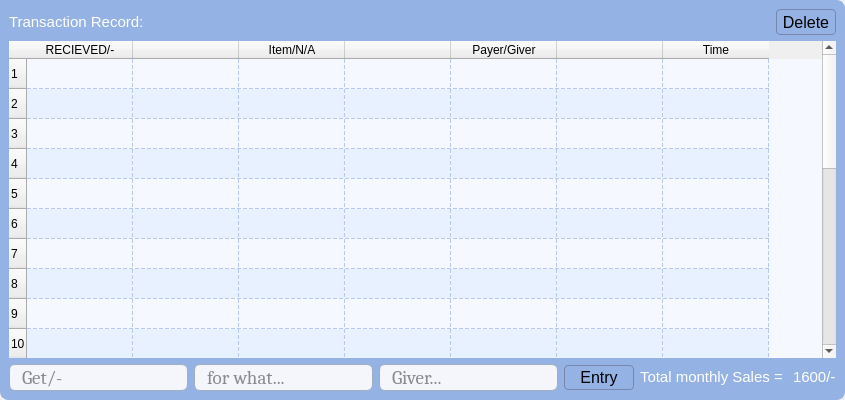
          <widget class="QWidget" name="tab_8">
           <attribute name="title">
            <string>Banking</string>
           </attribute>
           <layout class="QHBoxLayout" name="horizontalLayout_45">
            <property name="leftMargin">
             <number>0</number>
            </property>
            <property name="topMargin">
             <number>0</number>
            </property>
            <property name="rightMargin">
             <number>0</number>
            </property>
            <property name="bottomMargin">
             <number>0</number>
            </property>
            <item>
             <widget class="QWidget" name="widget_7" native="true">
              <property name="minimumSize">
               <size>
                <width>811</width>
                <height>400</height>
               </size>
              </property>
              <property name="styleSheet">
               <string notr="true">
#widget_7 {
    
	background-color: rgb(148, 178, 227);
    border: 1px solid #94b2e3;
       border-top-left-radius: 0px;   /* No radius on top-left */
    border-top-right-radius: 8px;  /* Rounded */
    border-bottom-left-radius: 8px; /* Rounded */
    border-bottom-right-radius: 8px; /* Rounded */
}

/* Add subtle shadow feel */
#widget_7:hover {
    background-color: #81a6e1;
       border-top-left-radius: 0px;   /* No radius on top-left */
    border-top-right-radius: 8px;  /* Rounded */
    border-bottom-left-radius: 8px; /* Rounded */
    border-bottom-right-radius: 8px; /* Rounded */
}

/* Optional focus / active effect */
#widget_7:focus {
    border: 2px solid #2b6ef3;
    background-color: #ffffff;
   border-top-left-radius: 0px;   /* No radius on top-left */
    border-top-right-radius: 8px;  /* Rounded */
    border-bottom-left-radius: 8px; /* Rounded */
    border-bottom-right-radius: 8px; /* Rounded */
}
</string>
              </property>
              <layout class="QHBoxLayout" name="horizontalLayout_11">
               <item>
                <layout class="QVBoxLayout" name="verticalLayout_3">
                 <item>
                  <layout class="QHBoxLayout" name="horizontalLayout_9">
                   <item>
                    <widget class="QLabel" name="label_extra_gains_2">
                     <property name="maximumSize">
                      <size>
                       <width>135</width>
                       <height>26</height>
                      </size>
                     </property>
                     <property name="font">
                      <font>
                       <family>Segoe UI</family>
                       <pointsize>11</pointsize>
                       <italic>false</italic>
                       <bold>false</bold>
                      </font>
                     </property>
                     <property name="styleSheet">
                      <string notr="true">color: rgb(255, 255, 255);
background-color: rgba(37, 56, 86,0);</string>
                     </property>
                     <property name="text">
                      <string>Transaction Record:-</string>
                     </property>
                    </widget>
                   </item>
                   <item>
                    <spacer name="horizontalSpacer_3">
                     <property name="orientation">
                      <enum>Qt::Orientation::Horizontal</enum>
                     </property>
                     <property name="sizeHint" stdset="0">
                      <size>
                       <width>40</width>
                       <height>20</height>
                      </size>
                     </property>
                    </spacer>
                   </item>
                   <item>
                    <widget class="QToolButton" name="toolButton_del_row_3">
                     <property name="minimumSize">
                      <size>
                       <width>60</width>
                       <height>26</height>
                      </size>
                     </property>
                     <property name="maximumSize">
                      <size>
                       <width>60</width>
                       <height>26</height>
                      </size>
                     </property>
                     <property name="font">
                      <font>
                       <pointsize>12</pointsize>
                      </font>
                     </property>
                     <property name="styleSheet">
                      <string notr="true">QToolButton {


    background: qlineargradient(x1:0, y1:0, x2:0, y2:1,
        stop:0 #ebebeb, stop:1 #ffffff);
    color: black;
    border: none;
        border: 1px solid #7986ac;
    border-radius: 4px;
   
    
}

QToolButton:hover {
     background: qlineargradient(x1:0, y1:0, x2:0, y2:1,
        stop:0 #ffffff, stop:1 #ffffff);
}

QToolButton:pressed {
 

    background: qlineargradient(x1:0, y1:0, x2:0, y2:1,
        stop:0 #f4f6fb, stop:1 #cbcbcb);
color: black;
  
}

QToolButton:disabled {
    background: #475569;
    color: #94a3b8;
}</string>
                     </property>
                     <property name="text">
                      <string>Delete</string>
                     </property>
                    </widget>
                   </item>
                  </layout>
                 </item>
                 <item>
                  <widget class="QTableWidget" name="tableWidget_3">
                   <property name="font">
                    <font>
                     <family>Segoe UI</family>
                     <pointsize>11</pointsize>
                     <italic>false</italic>
                     <bold>false</bold>
                    </font>
                   </property>
                   <property name="layoutDirection">
                    <enum>Qt::LayoutDirection::LeftToRight</enum>
                   </property>
                   <property name="styleSheet">
                    <string notr="true">/* ===== Table Widget Style (Light Blue Theme) ===== */
#tableWidget_3 {
    background-color: #f5f9ff; /* soft blue-white background */
    alternate-background-color: #e8f1ff;
    gridline-color: #b7c9f0;
  
    
    font: 11pt &quot;Segoe UI&quot;;
    color: #2f3e55;
    selection-background-color: #6ea6f8;
    selection-color: white;
    outline: none;
}

/* ===== Header Styling ===== */
#tableWidget_3 QHeaderView::section {
    background: qlineargradient(x1:0, y1:0, x2:0, y2:1,
        stop:0 #cbd9f6, stop:1 #a9c4f2);
    color: #1d2b4d;
    font-weight: 600;
    font-size: 11pt;
    border: 1px solid #9bb8ef;

    border-top-left-radius: 6px;
    border-top-right-radius: 6px;
}

/* ===== Hover effect on header ===== */
#tableWidget_3 QHeaderView::section:hover {
    background: qlineargradient(x1:0, y1:0, x2:0, y2:1,
        stop:0 #a6c5ff, stop:1 #8db4ff);
    color: #ffffff;
}

/* ===== Row Hover Highlight ===== */
#tableWidget_3::item:hover {
    background-color: #c8ddff;
    color: #12294d;
}

/* ===== Selected Cell ===== */
#tableWidget_3::item:selected {
    background-color: #7aa3e6;
    color: white;
}

/* ===== Vertical Scrollbar ===== */
#tableWidget_3 QScrollBar:vertical {
    border: none;
    background: #ebf2ff;
    width: 10px;
    margin: 2px 0 2px 0;
    border-radius: 4px;
}

#tableWidget_3 QScrollBar::handle:vertical {
    background: #5077ba;
    border-radius: 4px;
}

#tableWidget_3 QScrollBar::handle:vertical:hover {
    background: #496baa;
}

#tableWidget_3 QScrollBar::add-line:vertical,
#tableWidget_3 QScrollBar::sub-line:vertical {
    height: 0;
}

/* ===== Horizontal Scrollbar ===== */
#tableWidget_3 QScrollBar:horizontal {
    border: none;
    background: #ebf2ff;
    height: 10px;
    margin: 0 2px 0 2px;
    border-radius: 4px;
}

#tableWidget_3 QScrollBar::handle:horizontal {
    background: #90b4ff;
    border-radius: 4px;
}

#tableWidget_3 QScrollBar::handle:horizontal:hover {
    background: #6e9fff;
}

#tableWidget_3 QScrollBar::add-line:horizontal,
#tableWidget_3 QScrollBar::sub-line:horizontal {
    width: 0;
}


/* This styles the empty area (the viewport) */
#tableWidget_3 QTableCornerButton::section,
#tableWidget_3 QTableView QTableCornerButton::section,
#tableWidget_3 QWidget {
    background-color: #94b2e3; /* soft blue empty area */
}

/* The actual viewport region where no cells exist */
#tableWidget_3 QTableView {
    background-color: #94b2e3; /* fill the empty space blue */
}

</string>
                   </property>
                   <property name="frameShape">
                    <enum>QFrame::Shape::NoFrame</enum>
                   </property>
                   <property name="frameShadow">
                    <enum>QFrame::Shadow::Plain</enum>
                   </property>
                   <property name="lineWidth">
                    <number>1</number>
                   </property>
                   <property name="midLineWidth">
                    <number>0</number>
                   </property>
                   <property name="alternatingRowColors">
                    <bool>true</bool>
                   </property>
                   <property name="selectionMode">
                    <enum>QAbstractItemView::SelectionMode::ContiguousSelection</enum>
                   </property>
                   <property name="selectionBehavior">
                    <enum>QAbstractItemView::SelectionBehavior::SelectRows</enum>
                   </property>
                   <property name="showGrid">
                    <bool>true</bool>
                   </property>
                   <property name="gridStyle">
                    <enum>Qt::PenStyle::DashLine</enum>
                   </property>
                   <property name="sortingEnabled">
                    <bool>false</bool>
                   </property>
                   <property name="rowCount">
                    <number>23</number>
                   </property>
                   <property name="columnCount">
                    <number>7</number>
                   </property>
                   <attribute name="horizontalHeaderCascadingSectionResizes">
                    <bool>false</bool>
                   </attribute>
                   <attribute name="horizontalHeaderMinimumSectionSize">
                    <number>41</number>
                   </attribute>
                   <attribute name="horizontalHeaderDefaultSectionSize">
                    <number>106</number>
                   </attribute>
                   <attribute name="horizontalHeaderStretchLastSection">
                    <bool>false</bool>
                   </attribute>
                   <attribute name="verticalHeaderDefaultSectionSize">
                    <number>30</number>
                   </attribute>
                   <attribute name="verticalHeaderStretchLastSection">
                    <bool>false</bool>
                   </attribute>
                   <row/>
                   <row/>
                   <row/>
                   <row/>
                   <row/>
                   <row/>
                   <row/>
                   <row/>
                   <row/>
                   <row/>
                   <row/>
                   <row/>
                   <row/>
                   <row/>
                   <row/>
                   <row/>
                   <row/>
                   <row/>
                   <row/>
                   <row/>
                   <row/>
                   <row/>
                   <row/>
                   <column>
                    <property name="text">
                     <string>RECIEVED/-</string>
                    </property>
                    <property name="font">
                     <font>
                      <pointsize>9</pointsize>
                     </font>
                    </property>
                   </column>
                   <column>
                    <property name="text">
                     <string/>
                    </property>
                   </column>
                   <column>
                    <property name="text">
                     <string>Item/N/A</string>
                    </property>
                   </column>
                   <column>
                    <property name="text">
                     <string/>
                    </property>
                   </column>
                   <column>
                    <property name="text">
                     <string>Payer/Giver</string>
                    </property>
                   </column>
                   <column>
                    <property name="text">
                     <string/>
                    </property>
                   </column>
                   <column>
                    <property name="text">
                     <string>Time</string>
                    </property>
                   </column>
                  </widget>
                 </item>
                 <item>
                  <layout class="QHBoxLayout" name="horizontalLayout_10">
                   <item>
                    <widget class="QLineEdit" name="lineEdit_get_2">
                     <property name="sizePolicy">
                      <sizepolicy hsizetype="Fixed" vsizetype="Fixed">
                       <horstretch>0</horstretch>
                       <verstretch>0</verstretch>
                      </sizepolicy>
                     </property>
                     <property name="minimumSize">
                      <size>
                       <width>0</width>
                       <height>0</height>
                      </size>
                     </property>
                     <property name="maximumSize">
                      <size>
                       <width>1920</width>
                       <height>70</height>
                      </size>
                     </property>
                     <property name="font">
                      <font>
                       <family>Cambria</family>
                       <pointsize>14</pointsize>
                       <italic>false</italic>
                       <bold>false</bold>
                      </font>
                     </property>
                     <property name="contextMenuPolicy">
                      <enum>Qt::ContextMenuPolicy::NoContextMenu</enum>
                     </property>
                     <property name="styleSheet">
                      <string notr="true">#lineEdit_get_2 {
    background-color: #f4f6fb;
    color: #1e1e1e;
    border: 1px solid #a0aec0;
    border-radius: 6px;
    padding: 0px 10px;
    font: 14pt &quot;Cambria&quot;;
    selection-background-color: #3a7bd5; /* Highlight text selection in blue */

}

#lineEdit_get_2:hover {
    border: 1px solid #3a7bd5;  /* Professional blue on hover */
    background-color: #f0f4ff;  /* Slightly lighter background */
}

#lineEdit_get_2:focus {
    border: 1px solid #2bb673;  /* Elegant green focus */
    background-color: #ffffff;  /* Crisp white for focus */
    color: #000000;
}
</string>
                     </property>
                     <property name="text">
                      <string/>
                     </property>
                     <property name="maxLength">
                      <number>1000</number>
                     </property>
                     <property name="frame">
                      <bool>false</bool>
                     </property>
                     <property name="echoMode">
                      <enum>QLineEdit::EchoMode::Normal</enum>
                     </property>
                     <property name="cursorPosition">
                      <number>0</number>
                     </property>
                     <property name="dragEnabled">
                      <bool>true</bool>
                     </property>
                     <property name="placeholderText">
                      <string>Get/-</string>
                     </property>
                     <property name="cursorMoveStyle">
                      <enum>Qt::CursorMoveStyle::LogicalMoveStyle</enum>
                     </property>
                     <property name="clearButtonEnabled">
                      <bool>false</bool>
                     </property>
                    </widget>
                   </item>
                   <item>
                    <widget class="QLineEdit" name="lineEdit_for_what_2">
                     <property name="sizePolicy">
                      <sizepolicy hsizetype="Fixed" vsizetype="Fixed">
                       <horstretch>0</horstretch>
                       <verstretch>0</verstretch>
                      </sizepolicy>
                     </property>
                     <property name="minimumSize">
                      <size>
                       <width>0</width>
                       <height>0</height>
                      </size>
                     </property>
                     <property name="maximumSize">
                      <size>
                       <width>1920</width>
                       <height>70</height>
                      </size>
                     </property>
                     <property name="font">
                      <font>
                       <family>Cambria</family>
                       <pointsize>14</pointsize>
                       <italic>false</italic>
                       <bold>false</bold>
                      </font>
                     </property>
                     <property name="contextMenuPolicy">
                      <enum>Qt::ContextMenuPolicy::NoContextMenu</enum>
                     </property>
                     <property name="styleSheet">
                      <string notr="true">QLineEdit {
    background-color: #f4f6fb;
    color: #1e1e1e;
    border: 1px solid #a0aec0;
    border-radius: 6px;
    padding: 0px 10px;
    font: 14pt &quot;Cambria&quot;;
    selection-background-color: #3a7bd5; /* Highlight text selection in blue */
}

QLineEdit:hover {
    border: 1px solid #3a7bd5;  /* Professional blue on hover */
    background-color: #f0f4ff;  /* Slightly lighter background */
}

QLineEdit:focus {
    border: 1px solid #2bb673;  /* Elegant green focus */
    background-color: #ffffff;  /* Crisp white for focus */
    color: #000000;
}</string>
                     </property>
                     <property name="text">
                      <string/>
                     </property>
                     <property name="maxLength">
                      <number>1000</number>
                     </property>
                     <property name="frame">
                      <bool>false</bool>
                     </property>
                     <property name="echoMode">
                      <enum>QLineEdit::EchoMode::Normal</enum>
                     </property>
                     <property name="cursorPosition">
                      <number>0</number>
                     </property>
                     <property name="dragEnabled">
                      <bool>true</bool>
                     </property>
                     <property name="placeholderText">
                      <string>for what...</string>
                     </property>
                     <property name="cursorMoveStyle">
                      <enum>Qt::CursorMoveStyle::LogicalMoveStyle</enum>
                     </property>
                     <property name="clearButtonEnabled">
                      <bool>false</bool>
                     </property>
                    </widget>
                   </item>
                   <item>
                    <widget class="QLineEdit" name="lineEdit_giver_2">
                     <property name="sizePolicy">
                      <sizepolicy hsizetype="Fixed" vsizetype="Fixed">
                       <horstretch>0</horstretch>
                       <verstretch>0</verstretch>
                      </sizepolicy>
                     </property>
                     <property name="minimumSize">
                      <size>
                       <width>0</width>
                       <height>0</height>
                      </size>
                     </property>
                     <property name="maximumSize">
                      <size>
                       <width>1920</width>
                       <height>70</height>
                      </size>
                     </property>
                     <property name="font">
                      <font>
                       <family>Cambria</family>
                       <pointsize>14</pointsize>
                       <italic>false</italic>
                       <bold>false</bold>
                      </font>
                     </property>
                     <property name="contextMenuPolicy">
                      <enum>Qt::ContextMenuPolicy::NoContextMenu</enum>
                     </property>
                     <property name="styleSheet">
                      <string notr="true">QLineEdit {
    background-color: #f4f6fb;
    color: #1e1e1e;
    border: 1px solid #a0aec0;
    border-radius: 6px;
    padding: 0px 10px;
    font: 14pt &quot;Cambria&quot;;
    selection-background-color: #3a7bd5; /* Highlight text selection in blue */
}

QLineEdit:hover {
    border: 1px solid #3a7bd5;  /* Professional blue on hover */
    background-color: #f0f4ff;  /* Slightly lighter background */
}

QLineEdit:focus {
    border: 1px solid #2bb673;  /* Elegant green focus */
    background-color: #ffffff;  /* Crisp white for focus */
    color: #000000;
}</string>
                     </property>
                     <property name="text">
                      <string/>
                     </property>
                     <property name="maxLength">
                      <number>1000</number>
                     </property>
                     <property name="frame">
                      <bool>false</bool>
                     </property>
                     <property name="echoMode">
                      <enum>QLineEdit::EchoMode::Normal</enum>
                     </property>
                     <property name="cursorPosition">
                      <number>0</number>
                     </property>
                     <property name="dragEnabled">
                      <bool>true</bool>
                     </property>
                     <property name="placeholderText">
                      <string>Giver...</string>
                     </property>
                     <property name="cursorMoveStyle">
                      <enum>Qt::CursorMoveStyle::LogicalMoveStyle</enum>
                     </property>
                     <property name="clearButtonEnabled">
                      <bool>false</bool>
                     </property>
                    </widget>
                   </item>
                   <item>
                    <widget class="QToolButton" name="toolButton_save2_2">
                     <property name="minimumSize">
                      <size>
                       <width>70</width>
                       <height>25</height>
                      </size>
                     </property>
                     <property name="font">
                      <font>
                       <pointsize>12</pointsize>
                      </font>
                     </property>
                     <property name="styleSheet">
                      <string notr="true">QToolButton {


    background: qlineargradient(x1:0, y1:0, x2:0, y2:1,
        stop:0 #ebebeb, stop:1 #ffffff);
    color: black;
    border: none;
        border: 1px solid #7986ac;
    border-radius: 4px;
   
    
}

QToolButton:hover {
     background: qlineargradient(x1:0, y1:0, x2:0, y2:1,
        stop:0 #ffffff, stop:1 #ffffff);
}

QToolButton:pressed {
 

    background: qlineargradient(x1:0, y1:0, x2:0, y2:1,
        stop:0 #f4f6fb, stop:1 #cbcbcb);
color: black;
  
}

QToolButton:disabled {
    background: #475569;
    color: #94a3b8;
}</string>
                     </property>
                     <property name="text">
                      <string>Entry</string>
                     </property>
                    </widget>
                   </item>
                   <item>
                    <widget class="QLabel" name="label_monthly_gains_2">
                     <property name="maximumSize">
                      <size>
                       <width>150</width>
                       <height>26</height>
                      </size>
                     </property>
                     <property name="font">
                      <font>
                       <family>Segoe UI</family>
                       <pointsize>11</pointsize>
                       <italic>false</italic>
                       <bold>false</bold>
                      </font>
                     </property>
                     <property name="styleSheet">
                      <string notr="true">color: rgb(255, 255, 255);
background-color: rgba(37, 56, 86,0);</string>
                     </property>
                     <property name="text">
                      <string>Total monthly Sales = </string>
                     </property>
                    </widget>
                   </item>
                   <item>
                    <widget class="QLabel" name="label_total_gains_2">
                     <property name="maximumSize">
                      <size>
                       <width>212</width>
                       <height>26</height>
                      </size>
                     </property>
                     <property name="font">
                      <font>
                       <family>Segoe UI</family>
                       <pointsize>11</pointsize>
                       <italic>false</italic>
                       <bold>false</bold>
                      </font>
                     </property>
                     <property name="styleSheet">
                      <string notr="true">color: rgb(255, 255, 255);
background-color: rgba(37, 56, 86,0);</string>
                     </property>
                     <property name="text">
                      <string>1600/-</string>
                     </property>
                    </widget>
                   </item>
                  </layout>
                 </item>
                </layout>
               </item>
              </layout>
             </widget>
            </item>
           </layout>
          </widget>
